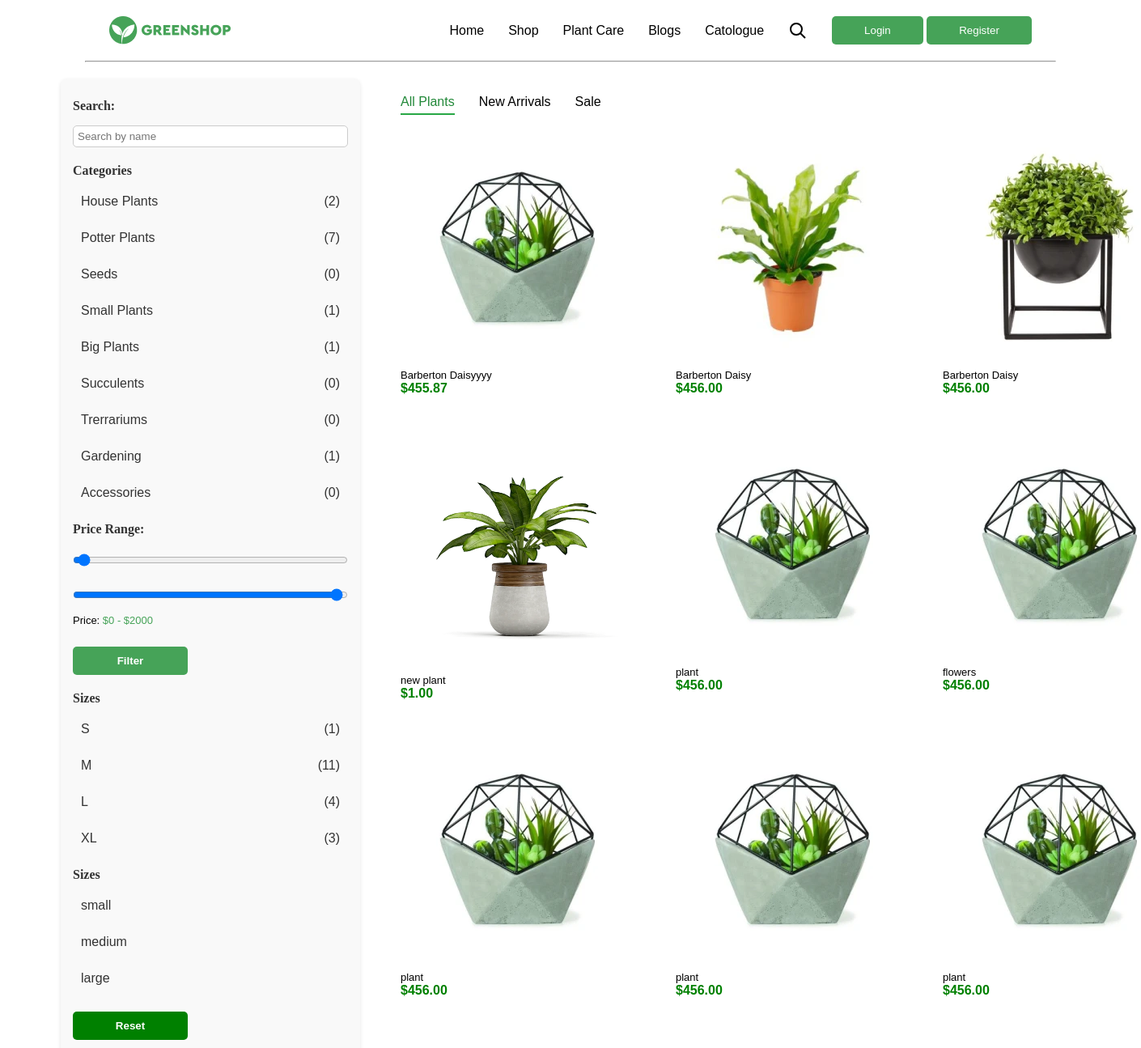
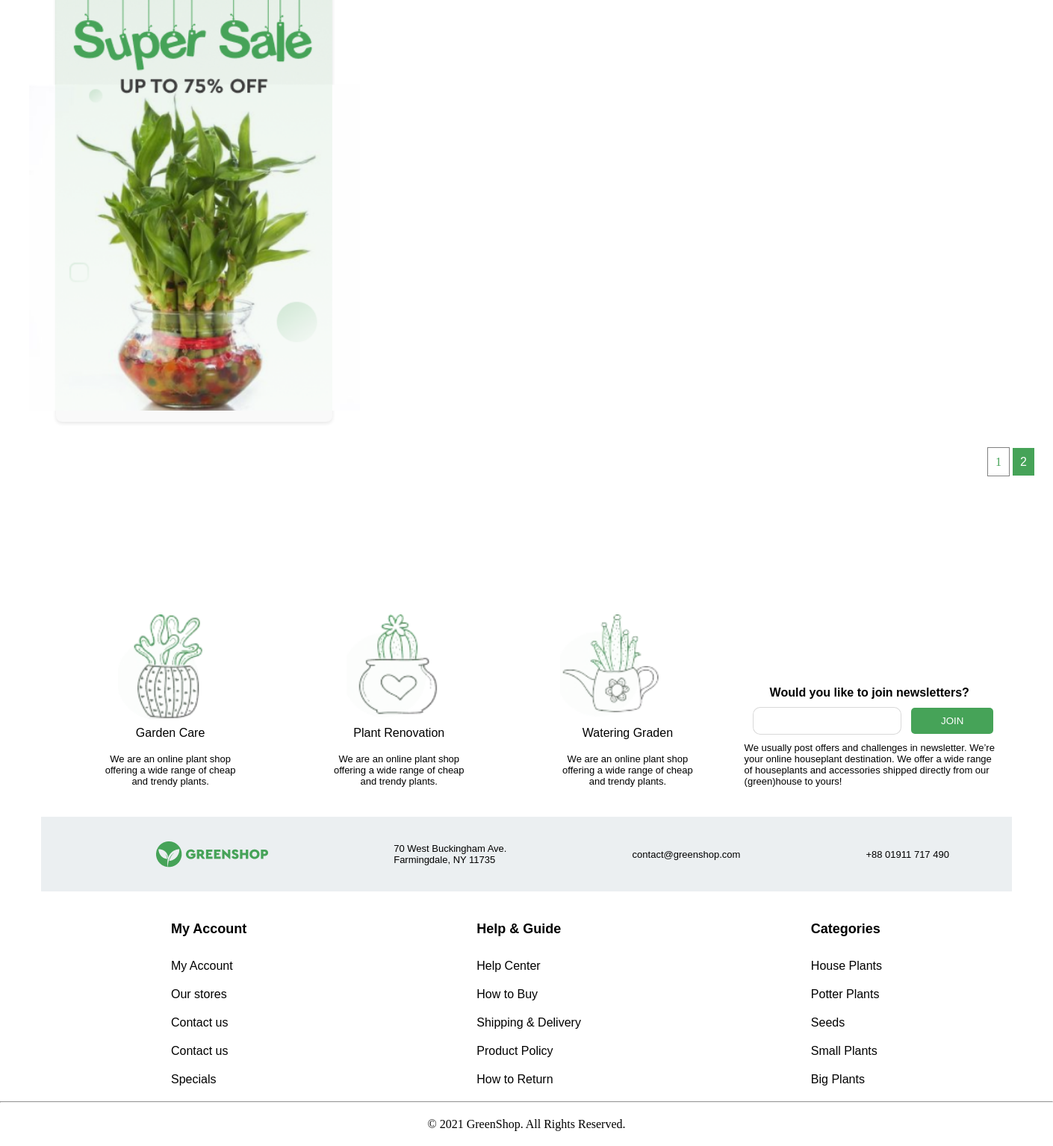
Screenshot of /catologue/ with the database file from the repository (2 pictures, top to bottom).
### plant/models.py (models this page shows, shortened)
class TimeAbstract(models.Model):
    created_at = models.DateField('created', auto_now_add=True)
    updated_at = models.DateField('', auto_now=True)
    class Meta:
        abstract = True

class Category(TimeAbstract):
    class Meta:
        verbose_name_plural = 'categories'
        verbose_name = 'category'
    name = models.CharField(max_length=100)

class Size(TimeAbstract):
    SMALL = 'small'
    MEDIUM = 'medium'
    LARGE = 'large'
    TYPES = [
        (SMALL,'small'),
        (MEDIUM, 'medium'),
        (LARGE, 'large')
    ]
    class Meta:
        verbose_name_plural = 'sizes'
        verbose_name = 'size'
    name = models.CharField(max_length=100)
    type = models.CharField(choices=TYPES, default=SMALL, max_length=50)

class Plant(TimeAbstract):
    class Meta:
        verbose_name_plural = 'plants'
        verbose_name = 'plant'
    name = models.CharField(max_length=100)
    price = models.DecimalField(decimal_places=2, max_digits=10)
    short_description = models.TextField()
    sizes = models.ManyToManyField('plant.Size', related_name='plant')
    category = models.ForeignKey('plant.Category', on_delete=models.PROTECT, related_name='plant')
    tags = models.ManyToManyField('plant.Tag', related_name='plant')
    description = models.ForeignKey('plant.Description', on_delete=models.PROTECT)
    user =  models.ForeignKey(User, on_delete=models.PROTECT, related_name='plants', default=1)
    @property
    def image(self):
        if self.images.first():
            return self.images.first().image
        return None

class ImagePlant(TimeAbstract):
    class Meta:
        verbose_name_plural = 'images'
        verbose_name = 'image'
    plant = models.ForeignKey('plant.Plant', on_delete=models.PROTECT, related_name='images')
    image = ResizedImageField(upload_to='plant_images/', quality=90, force_format='WEBP')

### plant/views.py (the view)
# urls.py: path('catologue/', views.Catologue.as_view(), name='catologue'),
class Catologue(ListView):
    template_name = 'catologue.html'
    context_object_name = 'plants'
    paginate_by = 9
    def get_queryset(self):
        plants = Plant.objects.all()
        self.plantfilter = PlantFilter(self.request.GET, queryset=plants)
        query = self.request.GET.get('q')
        if query:
            return Plant.objects.filter(name__icontains=query)
        return self.plantfilter.qs
    def get_context_data(self, **kwargs):
        context = super().get_context_data(**kwargs)
        context['categories'] = Category.objects.annotate(plant_count=Count('plant'))
        context['sizes'] = Size.objects.annotate(plant_count=Count('plant'))
        context['size_objects'] = Size.SMALL, Size.MEDIUM, Size.LARGE
        context['form'] = CustomUserCreationForm
        context['forms'] = LoginForm
        context['filter'] = self.plantfilter
        return context

### templates/catologue.html (shortened to what this page needs)
{% extends 'main.html' %}
{% block content %}
<div class="display2 containers mi pad-20">
  <form method="get" class="filter-form">
    <label for="id_name">Search:</label>
    {{ filter.form.name }}
    <div class="filter-categories">
      <label for="id_name">Categories</label>
      {% for category in categories %}
          <a href="?category={{ category.id }}" class="{% if request.GET.category == category.id|stringformat:"s" %}active{% endif %}">
              <div class="display-cat align-center gap-200">
                <div>
                  {{ category.name }}
                </div>
                <div>
                  ({{ category.plant_count }})
                </div>
              </div>
          </a>
      {% endfor %}
  </div>
  <label>Price Range:</label>
  <input type="range" id="price_min" name="old_price_min" min="0" max="2000" step="10" value="{{ request.GET.old_price_min|default:0 }}">
  <input type="range" id="price_max" name="old_price_max" min="0" max="2000" step="10" value="{{ request.GET.old_price_max|default:2000 }}">
  <p>Price: <span id="price_display">${{ request.GET.old_price_min|default:0 }} - ${{ request.GET.old_price_max|default:2000 }}</span></p>
  <button type="submit" class="">Filter</button>
  <div class="filter-categories">
    <label for="id_name">Sizes</label>
    {% for size in sizes %}
    <a href="?size={{ size.id }}" class="{% if request.GET.size == size.id|stringformat:"s" %}active{% endif %}">
      <div class="display-cat align-center gap-200">
        <div>
          {{ size.name }}
        </div>
        <div>
          ({{ size.plant_count }})
        </div>
      </div>
  </a>
    {% endfor %}
</div>
 <div class="filter-categories">
  <label for="id_name">Sizes</label>
  {% for size in size_objects %}
      <a href="">{{ size }}</a>
  {% endfor %}
</div>
    <button type="reset" class="btn btn-success"><a class="white" href="{% url "home" %}">Reset</a></button>
    <div class="sale pad-0"></div>
  </form>
  <div class="col-display">
    <div class="text-center display-gap pad-top-20 links">
      <a class="active" href="{% url "home" %}">All Plants</a>
      <a class="" href="{% url "arrivals" %}">New Arrivals</a>
      <a href="{% url "home" %}">Sale</a>
    </div>
    <div class="card-plant display-plant media-container-small">
      {% for plant in plants %}
      <a href="{% url 'detail_plant' plant.id %}">
      <div>
        <img class="card" src="{{ plant.image.url }}" alt="" />
          <p>{{ plant.name }}</p>
          <h4 class="green">${{ plant.price }}</h4>
        </div>
      </a>
      {% endfor %}
    </div>
  </div>
</div>
<div class="paginations">
  {% include 'companents/pagination.html' %}
</div>
{% endblock content %}

### templates/companents/footer.html (shortened to what this page needs)
{% block content %}
<center>
  <section class="pad-20 container hovers">
    <div class="display4">
      <div>
        <div class="block-1"></div>
        <h3>Garden Care</h3>
        <br /><p>
          We are an online plant shop
          <br />offering a wide range of cheap
          <br />and trendy plants.
        </p>
      </div>
      <div>
        <div class="block-2"></div>
        <h3>Plant Renovation</h3>
        <br /><p>
          We are an online plant shop
          <br />offering a wide range of cheap
          <br />and trendy plants.
        </p>
      </div>
      <div>
        <div class="block-3"></div>
        <h3>Watering Graden</h3>
        <br /><p>
          <br />offering a wide range of cheap
          <br />and trendy plants.
        </p>
      </div>
      <div>
        <div>
          <h4>
            Would you like to join newsletters?
          </h4>
          <div class="formas display">
            <input type="email"> <button>JOIN</button>
          </div>
          <p class="start">
            We usually post offers and challenges in newsletter. We’re
            <br>your online houseplant destination. We offer a wide range
            <br>of houseplants and accessories shipped directly from our
            <br>(green)house to yours!
          </p>
        </div>
      </div>
    </div>
  </section>
</center>
  <div class="pad-20">
    <div class="container footer display5 text-center-m">
      <div class="marg-left-20 text-end logo"></div>
      <div>
        <p>
          70 West Buckingham Ave.
          <br />Farmingdale, NY 11735
        </p>
      </div>
      <div>
        <p>contact@greenshop.com</p>
      </div>
      <div>
        <p>+88 01911 717 490</p>
      </div>
    </div>
  </div>
  <div class="container pad-20 display5 text-center-m">
    <div class="col-display-m">
      <h2>My Account</h2>
      <a href="">My Account</a>
      <a href="">Our stores</a>
      <a href="">Contact us</a>
      <a href="">Contact us</a>
      <a href="">Specials</a>
    </div>
    <div class="col-display-m">
      <h2>Help & Guide</h2>
      <a href="">Help Center</a>
      <a href="">How to Buy</a>
      <a href="">Shipping & Delivery</a>
      <a href="">Product Policy</a>
      <a href="">How to Return</a>
    </div>
    <div class="col-display-m">
      <h2>Categories</h2>
      {% for category in categories|slice:':5' %}
        <a href="">{{ category.name }}</a>
      {% endfor %}
    </div>
  </div>
  <hr class="max-width">
  <div class="pad-20">
    <center>
        © 2021 GreenShop. All Rights Reserved.
    </center>
  </div>
{% endblock %}

### rows the page displays
Category: name "House Plants", plant_count "2"
Category: name "Potter Plants", plant_count "7"
Category: name "Seeds", plant_count "0"
Category: name "Small Plants", plant_count "1"
Category: name "Big Plants", plant_count "1"
Category: name "Succulents", plant_count "0"
Category: name "Trerrariums", plant_count "0"
Category: name "Gardening", plant_count "1"
Category: name "Accessories", plant_count "0"
Size: name "S", plant_count "1"
Size: name "M", plant_count "11"
Size: name "L", plant_count "4"
Size: name "XL", plant_count "3"
Plant: image (picture), name "Barberton Daisyyyy", price "455.87"
Plant: image (picture), name "Barberton Daisy", price "456.00"
Plant: image (picture), name "Barberton Daisy", price "456.00"
Plant: image (picture), name "new plant", price "1.00"
Plant: image (picture), name "plant", price "456.00"
Plant: image (picture), name "flowers", price "456.00"
Plant: image (picture), name "plant", price "456.00"
Plant: image (picture), name "plant", price "456.00"
Plant: image (picture), name "plant", price "456.00"

### other values shown
{{ request.GET.old_price_min|default:0 }} "0"
{{ request.GET.old_price_max|default:2000 }} "2000"
{{ size }} "small" "medium" "large"
{{ num }} "1"
{{ num }} "2"
